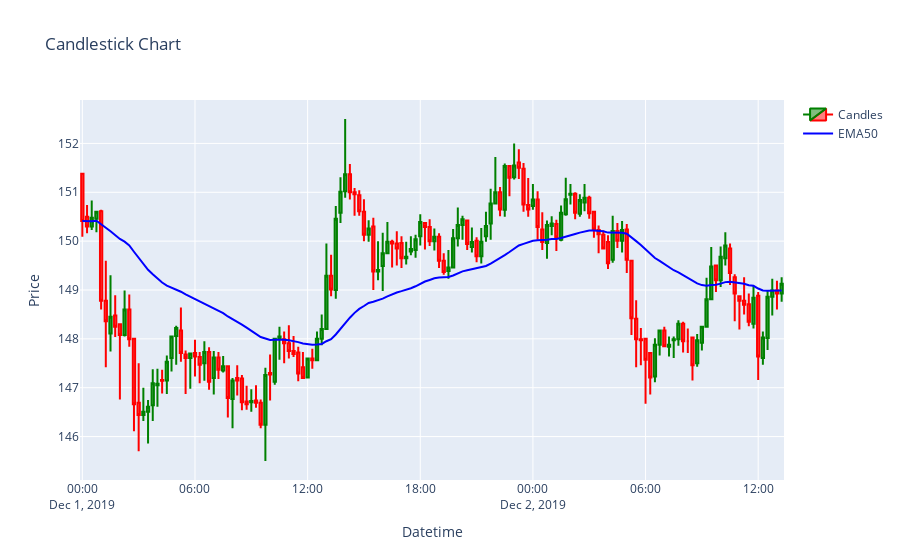
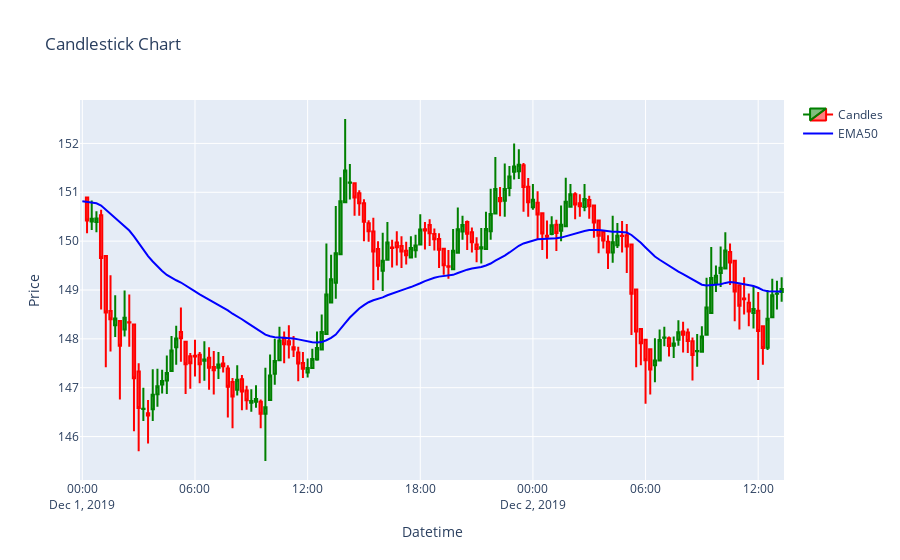

The notebook cell saved with these charts, in order:
### Code cell
chopped_eth = eth_data.iloc[0:150].copy()
ha_eth = convert_to_heiken_ashi(chopped_eth.copy())

plot_candles(chopped_eth)
plot_candles(ha_eth)

### Figure 1 — Plotly figure (JSON) as saved in the notebook; plotly's stock layout.template omitted (floating-point values rounded to 4 significant figures; data arrays with more than 128 entries replaced by an {"elided": "..."} marker saying what was removed)
{"data": [{"close": {"elided": "150 float values"}, "decreasing": {"line": {"color": "red"}}, "high": {"elided": "150 float values"}, "increasing": {"line": {"color": "green"}}, "low": {"elided": "150 float values"}, "name": "Candles", "open": {"elided": "150 float values"}, "type": "candlestick", "x": {"elided": "150 str values"}}, {"line": {"color": "blue", "width": 2}, "mode": "lines", "name": "EMA50", "type": "scatter", "x": {"elided": "150 str values"}, "y": {"elided": "150 float values"}}], "layout": {"title": {"text": "Candlestick Chart"}, "xaxis": {"rangeslider": {"visible": false}, "title": {"text": "Datetime"}}, "yaxis": {"title": {"text": "Price"}}}}

### Figure 2 — Plotly figure (JSON) as saved in the notebook; plotly's stock layout.template omitted (floating-point values rounded to 4 significant figures; data arrays with more than 128 entries replaced by an {"elided": "..."} marker saying what was removed)
{"data": [{"close": {"elided": "150 float values"}, "decreasing": {"line": {"color": "red"}}, "high": {"elided": "150 float values"}, "increasing": {"line": {"color": "green"}}, "low": {"elided": "150 float values"}, "name": "Candles", "open": {"elided": "150 float values"}, "type": "candlestick", "x": {"elided": "150 str values"}}, {"line": {"color": "blue", "width": 2}, "mode": "lines", "name": "EMA50", "type": "scatter", "x": {"elided": "150 str values"}, "y": {"elided": "150 float values"}}], "layout": {"title": {"text": "Candlestick Chart"}, "xaxis": {"rangeslider": {"visible": false}, "title": {"text": "Datetime"}}, "yaxis": {"title": {"text": "Price"}}}}
